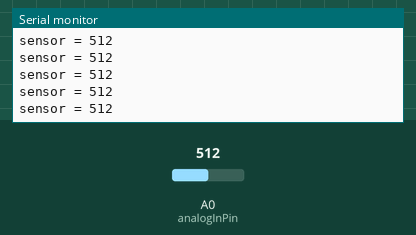
Simulated run of this sketch. Board: Arduino Uno, built with avr-gcc and run on an emulated ATmega328P. Parts: the last lines printed to the serial monitor. Inputs (shaded band) come from the test bench; at power-on: A0 (analogInPin) = 512.

Above: at 1.2 s.
1.3 s: A0 (analogInPin) set to 716
At 1.31 s:
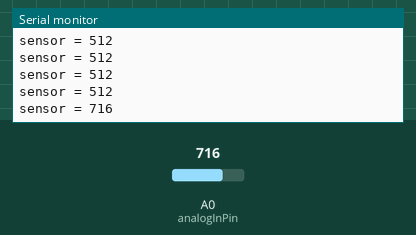
2.8 s: A0 (analogInPin) set to 900
At 2.82 s:
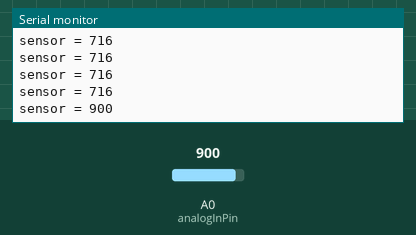
Timing chart, 0 to 5.8 s (numbered marks = the images above; inputs shaded):
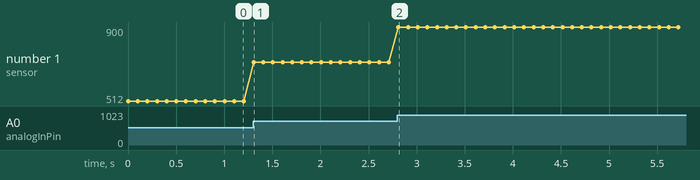

The sketch:

ADC1.ino
```cpp
const int analogInPin = A0;  // pin analogico a usar

int sensorValue = 0;        // variable para guardar dato

void setup()
{
  Serial.begin(9600);
}

void loop() {
  // Leo el dato del puerto Analogico
  sensorValue = analogRead(analogInPin);

  // Imprimo el paso de conversion
  Serial.print("sensor = " );
  Serial.println(sensorValue);


  delay(100);
}
```

Measured:
- after the input at 1.3 s, the serial monitor: prints a new line at once (image 1)
- after the input at 2.8 s, the serial monitor: prints a new line at once (image 2)
- plotted number 1: 512 → 716 after the input at 1.3 s, 716 → 900 after the input at 2.8 s
